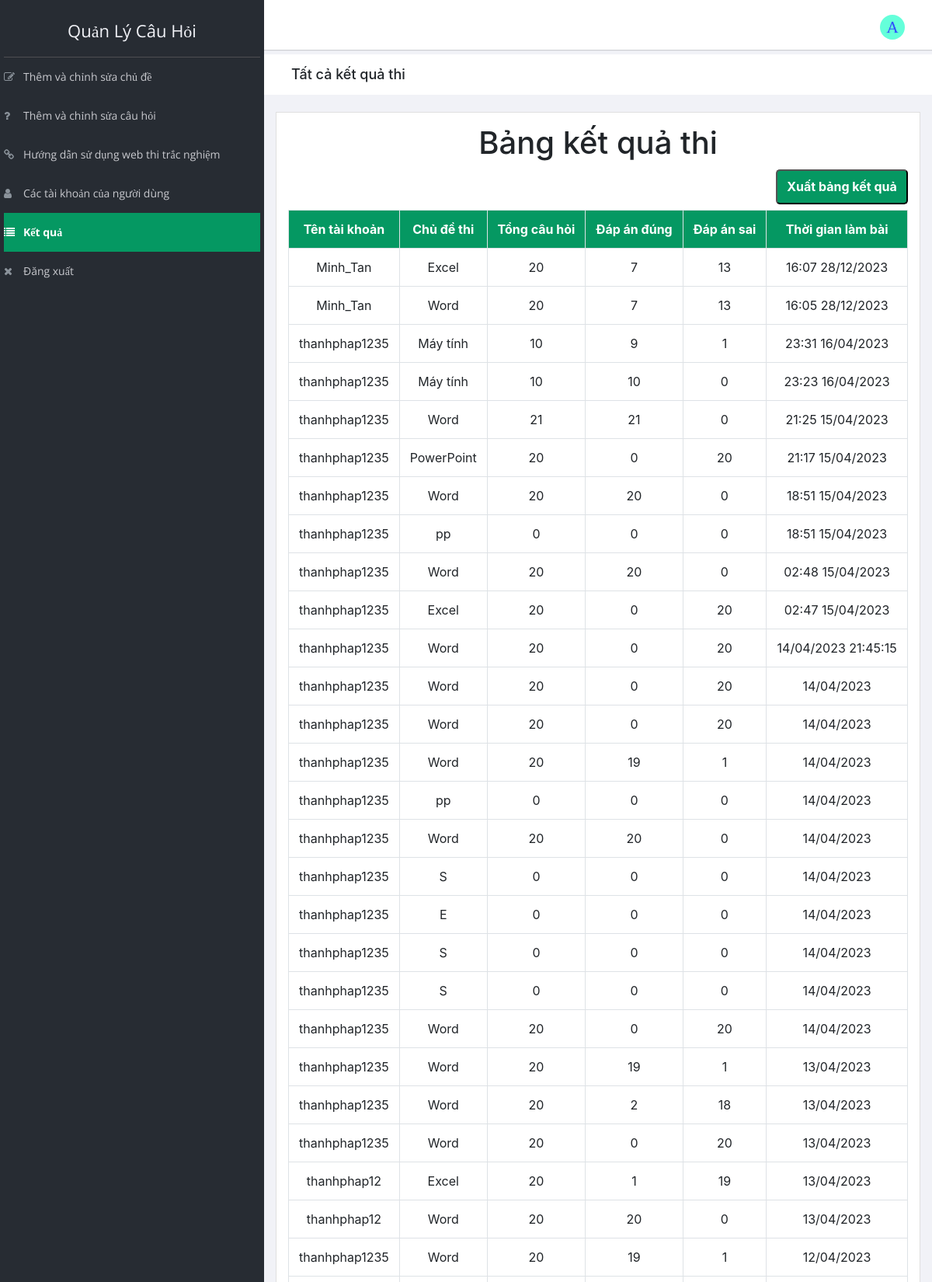
Page /Quiz-Web/online-quiz/admin/old_exam_results.php (signed in, upper part) on the committed database.
### tables this page shows
CREATE TABLE `exam_results` (
  `id` int(5) NOT NULL,
  `username` varchar(100) NOT NULL,
  `exam_type` varchar(100) NOT NULL,
  `total_question` varchar(10) NOT NULL,
  `correct_answer` varchar(10) NOT NULL,
  `wrong_answer` varchar(10) NOT NULL,
  `exam_time` varchar(50) NOT NULL
);

### Quiz-Web/online-quiz/admin/old_exam_results.php (the view, shortened to what this page needs)
<?php
include "header_old_exam_results.php";
include "../connection.php";
    ?>
<div class="breadcrumbs">
    <div class="col-sm-4">
        <div class="page-header float-left">
            <div class="page-title">
                <h1>Tất cả kết quả thi</h1>
            </div>
        </div>
    </div>
</div>
<div class="content mt-3">
    <div class="animated fadeIn">
        <div class="row">
            <div class="col-lg-12">
                <div class="card">
                    <div class="card-body">
                        <center>
                            <h1 style="margin-bottom: 10px;">Bảng kết quả thi</h1>
                        </center>
                        <button onclick="location.href='export_pdf.php'">
                            <div class="button-text">Xuất bảng kết quả<div>
                        </button>
                        <?php
                        $res=mysqli_query($link,"select * from exam_results order by id desc");
                        $count=mysqli_num_rows($res);
                        if($count==0)
                        {
                            ?>
                        <center>
                            <h1>Không có kết quả nào</h1>
                        </center>
                        <?php
}
else{
    echo "<table class='table table-bordered'>";
    echo "<tr style='background-color:#059862; color:white;'>";
    echo "<th style='text-align:center;'>"; echo "Tên tài khoản"; echo "</th>";
    echo "<th style='text-align:center;'>"; echo "Chủ đề thi"; echo "</th>";
    echo "<th style='text-align:center;'>";echo "Tổng câu hỏi"; echo "</th>";
    echo "<th style='text-align:center;'>";echo "Đáp án đúng"; echo "</th>";
    echo "<th style='text-align:center;'>"; echo "Đáp án sai";echo "</th>";
    echo "<th style='text-align:center;'>"; echo "Thời gian làm bài";echo "</th>";
    echo "</tr>";
    while($row=mysqli_fetch_array($res))
    {
        echo "<tr>";
        echo "<td style='text-align:center;'>"; echo $row["username"]; echo "</td>";
        echo "<td style='text-align:center;'>"; echo $row["exam_type"]; echo "</td>";
        echo "<td style='text-align:center;'>";echo $row["total_question"]; echo "</td>";
        echo "<td style='text-align:center;'>";echo $row["correct_answer"]; echo "</td>";
        echo "<td style='text-align:center;'>"; echo $row["wrong_answer"];echo "</td>";
        echo "<td style='text-align:center;'>"; echo $row["exam_time"];echo "</td>";
        echo "</tr>";
    }
    echo "</table>";
}
?>
                    </div>
                </div>
            </div>
        </div>
    </div>
</div>

### Quiz-Web/online-quiz/admin/css/results_exam.css (style rules this page uses)
.button-text { color: #fff; font-weight: bold; }
button { border-radius: 5px; float: right; margin-bottom: 7px; background-color: #059862; height: 45px; width: 170px; }

### rows in the picture
exam_results: username "Minh_Tan", exam_type "Excel", total_question "20", correct_answer "7", wrong_answer "13", exam_time "16:07 28/12/2023"
exam_results: username "Minh_Tan", exam_type "Word", total_question "20", correct_answer "7", wrong_answer "13", exam_time "16:05 28/12/2023"
exam_results: username "thanhphap1235", exam_type "Máy tính", total_question "10", correct_answer "9", wrong_answer "1", exam_time "23:31 16/04/2023"
exam_results: username "thanhphap1235", exam_type "Máy tính", total_question "10", correct_answer "10", wrong_answer "0", exam_time "23:23 16/04/2023"
exam_results: username "thanhphap1235", exam_type "Word", total_question "21", correct_answer "21", wrong_answer "0", exam_time "21:25 15/04/2023"
exam_results: username "thanhphap1235", exam_type "PowerPoint", total_question "20", correct_answer "0", wrong_answer "20", exam_time "21:17 15/04/2023"
exam_results: username "thanhphap1235", exam_type "Word", total_question "20", correct_answer "20", wrong_answer "0", exam_time "18:51 15/04/2023"
exam_results: username "thanhphap1235", exam_type "pp", total_question "0", correct_answer "0", wrong_answer "0", exam_time "18:51 15/04/2023"
exam_results: username "thanhphap1235", exam_type "Word", total_question "20", correct_answer "20", wrong_answer "0", exam_time "02:48 15/04/2023"
exam_results: username "thanhphap1235", exam_type "Excel", total_question "20", correct_answer "0", wrong_answer "20", exam_time "02:47 15/04/2023"
exam_results: username "thanhphap1235", exam_type "Word", total_question "20", correct_answer "0", wrong_answer "20", exam_time "14/04/2023 21:45:15"
exam_results: username "thanhphap1235", exam_type "Word", total_question "20", correct_answer "0", wrong_answer "20", exam_time "14/04/2023"
exam_results: username "thanhphap1235", exam_type "Word", total_question "20", correct_answer "0", wrong_answer "20", exam_time "14/04/2023"
exam_results: username "thanhphap1235", exam_type "Word", total_question "20", correct_answer "19", wrong_answer "1", exam_time "14/04/2023"
exam_results: username "thanhphap1235", exam_type "pp", total_question "0", correct_answer "0", wrong_answer "0", exam_time "14/04/2023"
exam_results: username "thanhphap1235", exam_type "Word", total_question "20", correct_answer "20", wrong_answer "0", exam_time "14/04/2023"
exam_results: username "thanhphap1235", exam_type "S", total_question "0", correct_answer "0", wrong_answer "0", exam_time "14/04/2023"
exam_results: username "thanhphap1235", exam_type "E", total_question "0", correct_answer "0", wrong_answer "0", exam_time "14/04/2023"
exam_results: username "thanhphap1235", exam_type "S", total_question "0", correct_answer "0", wrong_answer "0", exam_time "14/04/2023"
exam_results: username "thanhphap1235", exam_type "S", total_question "0", correct_answer "0", wrong_answer "0", exam_time "14/04/2023"
exam_results: username "thanhphap1235", exam_type "Word", total_question "20", correct_answer "0", wrong_answer "20", exam_time "14/04/2023"
exam_results: username "thanhphap1235", exam_type "Word", total_question "20", correct_answer "19", wrong_answer "1", exam_time "13/04/2023"
exam_results: username "thanhphap1235", exam_type "Word", total_question "20", correct_answer "2", wrong_answer "18", exam_time "13/04/2023"
exam_results: username "thanhphap1235", exam_type "Word", total_question "20", correct_answer "0", wrong_answer "20", exam_time "13/04/2023"
exam_results: username "thanhphap12", exam_type "Excel", total_question "20", correct_answer "1", wrong_answer "19", exam_time "13/04/2023"
exam_results: username "thanhphap12", exam_type "Word", total_question "20", correct_answer "20", wrong_answer "0", exam_time "13/04/2023"
exam_results: username "thanhphap1235", exam_type "Word", total_question "20", correct_answer "19", wrong_answer "1", exam_time "12/04/2023"
